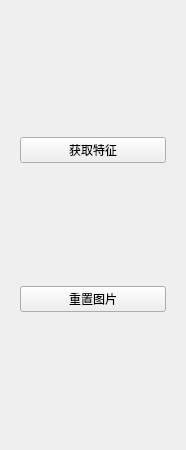
                  <widget class="QWidget" name="page_6">
                   <property name="geometry">
                    <rect>
                     <x>0</x>
                     <y>0</y>
                     <width>186</width>
                     <height>450</height>
                    </rect>
                   </property>
                   <attribute name="label">
                    <string>特征描述</string>
                   </attribute>
                   <layout class="QGridLayout" name="gridLayout_43">
                    <item row="0" column="0">
                     <widget class="QWidget" name="widget_11" native="true">
                      <layout class="QGridLayout" name="gridLayout_44">
                       <item row="0" column="0">
                        <widget class="QPushButton" name="startnums">
                         <property name="text">
                          <string>获取特征</string>
                         </property>
                        </widget>
                       </item>
                       <item row="1" column="0">
                        <widget class="QPushButton" name="resetbtn_6">
                         <property name="text">
                          <string>重置图片</string>
                         </property>
                        </widget>
                       </item>
                      </layout>
                     </widget>
                    </item>
                   </layout>
                  </widget>
